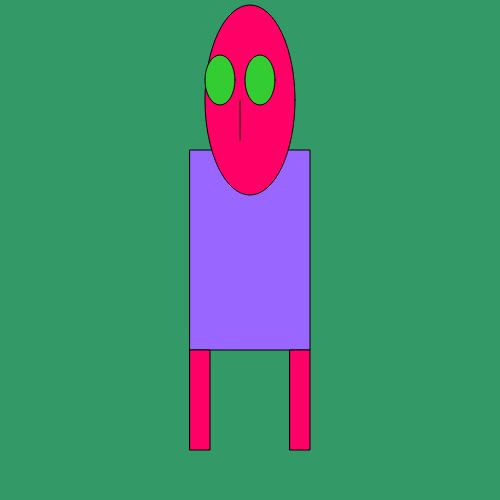
Frame 1 (no input)
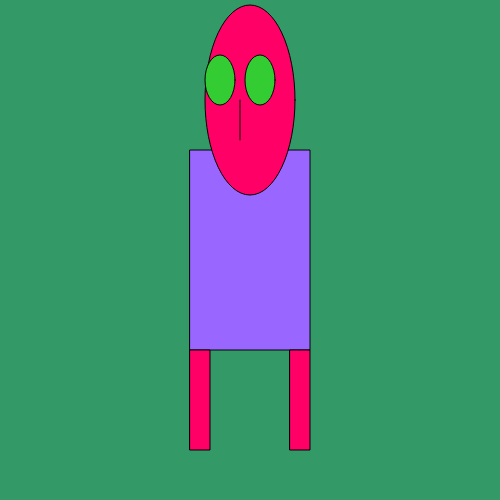
Frame 60 (no input)
Frame 120 (the mouse pressed at the canvas centre since frame 60): identical to frame 60, image omitted

The p5.js sketch that drew these frames (run headless with seeded random() and noise() and a simulated clock; from frame 60 on, the mouse is pressed at the canvas centre):

// p5.js sketch
// ── sketch.js
/*Typing:Lisa Driving:Robert*/

function setup() {
  //Creating a square canvas
  createCanvas(500, 500);
  //The center of our canvas is (250,250)
}

function draw() {
  //Adding a blue background color
  background(51, 153, 102);
  //Adding a purple fill to the rectangle
  fill(153, 102, 255);
  //Adding a rectangle centered on the canvas
  rect(190, 150, 120, 200);
  //Adding two legs with rectangles and a red fill
  fill(255, 0, 102);
  rect(190, 350, 20, 100);
  rect(290, 350, 20, 100);
  //Creating an oval-shaped head with a red fill
  fill(255, 0, 102);
  ellipse(250, 100, 90, 190);
  //Creating eyes with a green fill
  fill(51, 204, 51);
  ellipse(220, 80, 30, 50);
  ellipse(260, 80, 30, 50);
  //Creating a nose
  stroke(2);
  line(240, 140, 240, 100);
}
